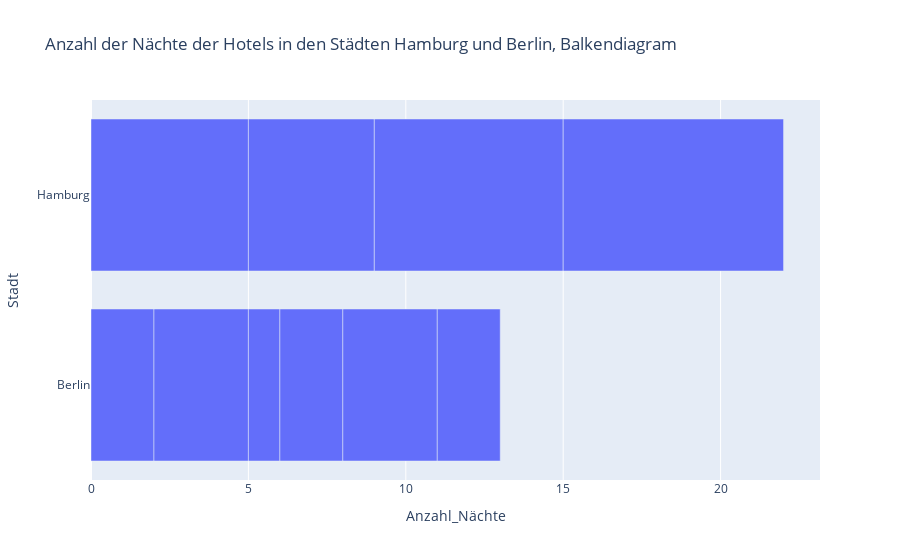

Notebook cell for this chart:
### Code cell
px.bar(df, y='Stadt', x='Anzahl_Nächte', title='Anzahl der Nächte der Hotels in den Städten Hamburg und Berlin, Balkendiagram')

### Figure 1 — Plotly figure (JSON) as saved in the notebook; plotly's stock layout.template omitted (floating-point values rounded to 4 significant figures)
{"data": [{"hovertemplate": "Anzahl_Nächte=%{x}<br>Stadt=%{y}<extra></extra>", "legendgroup": "", "marker": {"color": "#636efa", "pattern": {"shape": ""}}, "name": "", "orientation": "h", "showlegend": false, "textposition": "auto", "type": "bar", "x": [2, 5, 3, 1, 4, 2, 3, 6, 2, 7], "xaxis": "x", "y": ["Berlin", "Hamburg", "Berlin", "Berlin", "Hamburg", "Berlin", "Berlin", "Hamburg", "Berlin", "Hamburg"], "yaxis": "y"}], "layout": {"barmode": "relative", "legend": {"tracegroupgap": 0}, "title": {"text": "Anzahl der Nächte der Hotels in den Städten Hamburg und Berlin, Balkendiagram"}, "xaxis": {"anchor": "y", "domain": [0, 1], "title": {"text": "Anzahl_Nächte"}}, "yaxis": {"anchor": "x", "domain": [0, 1], "title": {"text": "Stadt"}}}}
